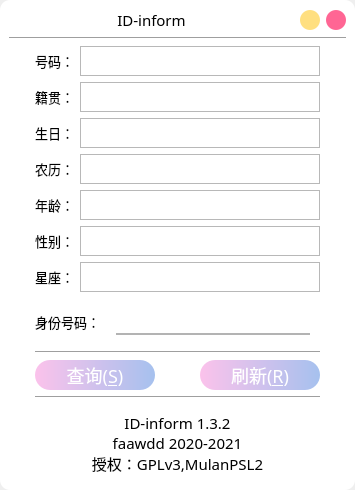
<?xml version="1.0" encoding="UTF-8"?>
<ui version="4.0">
 <class>MainWindow</class>
 <widget class="QMainWindow" name="MainWindow">
  <property name="enabled">
   <bool>true</bool>
  </property>
  <property name="geometry">
   <rect>
    <x>0</x>
    <y>0</y>
    <width>355</width>
    <height>490</height>
   </rect>
  </property>
  <property name="minimumSize">
   <size>
    <width>355</width>
    <height>490</height>
   </size>
  </property>
  <property name="maximumSize">
   <size>
    <width>355</width>
    <height>490</height>
   </size>
  </property>
  <property name="font">
   <font>
    <family>微软雅黑</family>
   </font>
  </property>
  <property name="acceptDrops">
   <bool>false</bool>
  </property>
  <property name="windowTitle">
   <string>身份号码信息查询程序-GUI</string>
  </property>
  <property name="autoFillBackground">
   <bool>false</bool>
  </property>
  <property name="styleSheet">
   <string notr="true">QLineEdit{
    border:0px;    
    margin:10px;
	margin-left:10px; 
	margin-right:10px;
    border-bottom: 2px solid #B3B3B3;
    font-family:'Microsoft YaHei';
    font-size:16px;
    }

QLineEdit:hover{
    border-bottom: 3px solid #66A3FF;
    }

QLineEdit:focus{
    border-bottom: 3px solid #E680BD;
    }

QWidget#centralwidget{
	background:white;
	border-radius:10px;
}</string>
  </property>
  <property name="animated">
   <bool>true</bool>
  </property>
  <property name="unifiedTitleAndToolBarOnMac">
   <bool>false</bool>
  </property>
  <widget class="QWidget" name="centralwidget">
   <layout class="QGridLayout" name="gridLayout">
    <item row="0" column="0">
     <layout class="QVBoxLayout" name="verticalLayout">
      <item>
       <layout class="QHBoxLayout" name="horizontalLayout_8">
        <item>
         <widget class="QLabel" name="label_7">
          <property name="font">
           <font>
            <family>微软雅黑</family>
            <pointsize>11</pointsize>
            <weight>50</weight>
            <bold>false</bold>
            <stylestrategy>PreferAntialias</stylestrategy>
           </font>
          </property>
          <property name="layoutDirection">
           <enum>Qt::LeftToRight</enum>
          </property>
          <property name="text">
           <string>ID-inform</string>
          </property>
          <property name="textFormat">
           <enum>Qt::AutoText</enum>
          </property>
          <property name="alignment">
           <set>Qt::AlignCenter</set>
          </property>
         </widget>
        </item>
        <item>
         <widget class="QPushButton" name="pushButton_3">
          <property name="minimumSize">
           <size>
            <width>20</width>
            <height>20</height>
           </size>
          </property>
          <property name="maximumSize">
           <size>
            <width>20</width>
            <height>20</height>
           </size>
          </property>
          <property name="styleSheet">
           <string notr="true">QPushButton
{
background:#FFDF80;
border-radius:10px;
}
QPushButton:hover
{
background:#FFC105;
}

</string>
          </property>
          <property name="text">
           <string/>
          </property>
         </widget>
        </item>
        <item>
         <widget class="QPushButton" name="pushButton_2">
          <property name="minimumSize">
           <size>
            <width>20</width>
            <height>20</height>
           </size>
          </property>
          <property name="maximumSize">
           <size>
            <width>20</width>
            <height>20</height>
           </size>
          </property>
          <property name="styleSheet">
           <string notr="true">QPushButton
{
background:#FF6694;
border-radius:10px;
}
QPushButton:hover
{
background:#FF0000;
}
</string>
          </property>
          <property name="text">
           <string/>
          </property>
         </widget>
        </item>
       </layout>
      </item>
      <item>
       <widget class="Line" name="line_3">
        <property name="orientation">
         <enum>Qt::Horizontal</enum>
        </property>
       </widget>
      </item>
     </layout>
    </item>
    <item row="1" column="0">
     <layout class="QHBoxLayout" name="horizontalLayout_11">
      <item>
       <spacer name="horizontalSpacer">
        <property name="orientation">
         <enum>Qt::Horizontal</enum>
        </property>
        <property name="sizeHint" stdset="0">
         <size>
          <width>17</width>
          <height>436</height>
         </size>
        </property>
       </spacer>
      </item>
      <item>
       <layout class="QVBoxLayout" name="verticalLayout_2">
        <item>
         <layout class="QHBoxLayout" name="horizontalLayout_7">
          <item>
           <widget class="QLabel" name="label_3">
            <property name="font">
             <font>
              <family>微软雅黑</family>
              <pointsize>10</pointsize>
             </font>
            </property>
            <property name="text">
             <string>号码：</string>
            </property>
           </widget>
          </item>
          <item>
           <widget class="QTextBrowser" name="textBrowser">
            <property name="minimumSize">
             <size>
              <width>10</width>
              <height>30</height>
             </size>
            </property>
            <property name="maximumSize">
             <size>
              <width>240</width>
              <height>30</height>
             </size>
            </property>
            <property name="font">
             <font>
              <family>微软雅黑</family>
              <pointsize>10</pointsize>
             </font>
            </property>
            <property name="openLinks">
             <bool>true</bool>
            </property>
           </widget>
          </item>
         </layout>
        </item>
        <item>
         <layout class="QHBoxLayout" name="horizontalLayout_6">
          <item>
           <widget class="QLabel" name="label_5">
            <property name="minimumSize">
             <size>
              <width>0</width>
              <height>0</height>
             </size>
            </property>
            <property name="maximumSize">
             <size>
              <width>10000</width>
              <height>16777215</height>
             </size>
            </property>
            <property name="font">
             <font>
              <family>微软雅黑</family>
              <pointsize>10</pointsize>
             </font>
            </property>
            <property name="text">
             <string>籍贯：</string>
            </property>
           </widget>
          </item>
          <item>
           <widget class="QTextBrowser" name="textBrowser_2">
            <property name="maximumSize">
             <size>
              <width>240</width>
              <height>30</height>
             </size>
            </property>
            <property name="font">
             <font>
              <family>微软雅黑</family>
              <pointsize>10</pointsize>
             </font>
            </property>
           </widget>
          </item>
         </layout>
        </item>
        <item>
         <layout class="QHBoxLayout" name="horizontalLayout_5">
          <item>
           <widget class="QLabel" name="label_6">
            <property name="font">
             <font>
              <family>微软雅黑</family>
              <pointsize>10</pointsize>
             </font>
            </property>
            <property name="text">
             <string>生日：</string>
            </property>
           </widget>
          </item>
          <item>
           <widget class="QTextBrowser" name="textBrowser_3">
            <property name="maximumSize">
             <size>
              <width>240</width>
              <height>30</height>
             </size>
            </property>
            <property name="font">
             <font>
              <family>微软雅黑</family>
              <pointsize>10</pointsize>
             </font>
            </property>
           </widget>
          </item>
         </layout>
        </item>
        <item>
         <layout class="QHBoxLayout" name="horizontalLayout_4">
          <item>
           <widget class="QLabel" name="label_15">
            <property name="font">
             <font>
              <family>微软雅黑</family>
              <pointsize>10</pointsize>
             </font>
            </property>
            <property name="text">
             <string>农历：</string>
            </property>
           </widget>
          </item>
          <item>
           <widget class="QTextBrowser" name="textBrowser_4">
            <property name="maximumSize">
             <size>
              <width>240</width>
              <height>30</height>
             </size>
            </property>
            <property name="font">
             <font>
              <family>微软雅黑</family>
              <pointsize>10</pointsize>
             </font>
            </property>
           </widget>
          </item>
         </layout>
        </item>
        <item>
         <layout class="QHBoxLayout" name="horizontalLayout_3">
          <item>
           <widget class="QLabel" name="label_10">
            <property name="font">
             <font>
              <family>微软雅黑</family>
              <pointsize>10</pointsize>
             </font>
            </property>
            <property name="text">
             <string>年龄：</string>
            </property>
           </widget>
          </item>
          <item>
           <widget class="QTextBrowser" name="textBrowser_5">
            <property name="maximumSize">
             <size>
              <width>240</width>
              <height>30</height>
             </size>
            </property>
            <property name="font">
             <font>
              <family>微软雅黑</family>
              <pointsize>10</pointsize>
             </font>
            </property>
           </widget>
          </item>
         </layout>
        </item>
        <item>
         <layout class="QHBoxLayout" name="horizontalLayout_2">
          <item>
           <widget class="QLabel" name="label_14">
            <property name="font">
             <font>
              <family>微软雅黑</family>
              <pointsize>10</pointsize>
             </font>
            </property>
            <property name="text">
             <string>性别：</string>
            </property>
           </widget>
          </item>
          <item>
           <widget class="QTextBrowser" name="textBrowser_6">
            <property name="maximumSize">
             <size>
              <width>240</width>
              <height>30</height>
             </size>
            </property>
            <property name="font">
             <font>
              <family>微软雅黑</family>
              <pointsize>10</pointsize>
             </font>
            </property>
           </widget>
          </item>
         </layout>
        </item>
        <item>
         <layout class="QHBoxLayout" name="horizontalLayout">
          <item>
           <widget class="QLabel" name="label_16">
            <property name="font">
             <font>
              <family>微软雅黑</family>
              <pointsize>10</pointsize>
             </font>
            </property>
            <property name="text">
             <string>星座：</string>
            </property>
           </widget>
          </item>
          <item>
           <widget class="QTextBrowser" name="textBrowser_7">
            <property name="maximumSize">
             <size>
              <width>240</width>
              <height>30</height>
             </size>
            </property>
            <property name="font">
             <font>
              <family>微软雅黑</family>
              <pointsize>10</pointsize>
             </font>
            </property>
           </widget>
          </item>
         </layout>
        </item>
        <item>
         <layout class="QHBoxLayout" name="horizontalLayout_9">
          <item>
           <widget class="QLabel" name="label">
            <property name="font">
             <font>
              <family>微软雅黑</family>
              <pointsize>10</pointsize>
             </font>
            </property>
            <property name="text">
             <string>身份号码：</string>
            </property>
           </widget>
          </item>
          <item>
           <widget class="QLineEdit" name="lineEdit">
            <property name="font">
             <font>
              <family>Microsoft YaHei</family>
              <pointsize>-1</pointsize>
              <weight>75</weight>
              <bold>true</bold>
             </font>
            </property>
           </widget>
          </item>
         </layout>
        </item>
        <item>
         <widget class="Line" name="line_2">
          <property name="font">
           <font>
            <family>微软雅黑</family>
           </font>
          </property>
          <property name="orientation">
           <enum>Qt::Horizontal</enum>
          </property>
         </widget>
        </item>
        <item>
         <layout class="QHBoxLayout" name="horizontalLayout_10">
          <item>
           <widget class="QPushButton" name="pushButton">
            <property name="minimumSize">
             <size>
              <width>120</width>
              <height>30</height>
             </size>
            </property>
            <property name="maximumSize">
             <size>
              <width>200</width>
              <height>16777215</height>
             </size>
            </property>
            <property name="font">
             <font>
              <family>Microsoft YaHei</family>
              <pointsize>-1</pointsize>
             </font>
            </property>
            <property name="cursor">
             <cursorShape>ArrowCursor</cursorShape>
            </property>
            <property name="styleSheet">
             <string notr="true">QPushButton{
    border:0px;
    height:30px;
    border-radius:15px;
    font-family:'Microsoft YaHei';
    font-size:18px;
	color:white;
    background-color:qlineargradient(spread:pad, x1:0, y1:0, x2:1, y2:0, stop:0 #fbc2eb, stop:1 #a6c1ee);
    }

 QPushButton:hover{
     background-color:qlineargradient(spread:pad, x1:0, y1:0, x2:1, y2:0, stop:0 #ffd2f0, stop:1 #b0cbf8);
 }
 
 QPushButton:pressed{
     background-color:qlineargradient(spread:pad, x1:0, y1:0, x2:1, y2:0, stop:0 #e1aad2, stop:1 #92adda);
     }</string>
            </property>
            <property name="text">
             <string>查询(&amp;S)</string>
            </property>
           </widget>
          </item>
          <item>
           <spacer name="horizontalSpacer_3">
            <property name="orientation">
             <enum>Qt::Horizontal</enum>
            </property>
            <property name="sizeHint" stdset="0">
             <size>
              <width>20</width>
              <height>20</height>
             </size>
            </property>
           </spacer>
          </item>
          <item>
           <widget class="QPushButton" name="pushButton2">
            <property name="minimumSize">
             <size>
              <width>120</width>
              <height>30</height>
             </size>
            </property>
            <property name="maximumSize">
             <size>
              <width>200</width>
              <height>16777215</height>
             </size>
            </property>
            <property name="font">
             <font>
              <family>Microsoft YaHei</family>
              <pointsize>-1</pointsize>
             </font>
            </property>
            <property name="cursor">
             <cursorShape>ArrowCursor</cursorShape>
            </property>
            <property name="styleSheet">
             <string notr="true">QPushButton{
    border:0px;
    height:30px;
    border-radius:15px;
    font-family:'Microsoft YaHei';
    font-size:18px;
	color:white;
    background-color:qlineargradient(spread:pad, x1:0, y1:0, x2:1, y2:0, stop:0 #fbc2eb, stop:1 #a6c1ee);
    }

 QPushButton:hover{
     background-color:qlineargradient(spread:pad, x1:0, y1:0, x2:1, y2:0, stop:0 #ffd2f0, stop:1 #b0cbf8);
 }
 
 QPushButton:pressed{
     background-color:qlineargradient(spread:pad, x1:0, y1:0, x2:1, y2:0, stop:0 #e1aad2, stop:1 #92adda);
     }</string>
            </property>
            <property name="text">
             <string>刷新(&amp;R)</string>
            </property>
           </widget>
          </item>
         </layout>
        </item>
        <item>
         <widget class="Line" name="line">
          <property name="font">
           <font>
            <family>微软雅黑</family>
           </font>
          </property>
          <property name="orientation">
           <enum>Qt::Horizontal</enum>
          </property>
         </widget>
        </item>
        <item>
         <widget class="QLabel" name="label_2">
          <property name="font">
           <font>
            <family>微软雅黑</family>
            <pointsize>11</pointsize>
           </font>
          </property>
          <property name="text">
           <string>ID-inform 1.3.2
faawdd 2020-2021
授权：GPLv3,MulanPSL2</string>
          </property>
          <property name="alignment">
           <set>Qt::AlignCenter</set>
          </property>
         </widget>
        </item>
       </layout>
      </item>
      <item>
       <spacer name="horizontalSpacer_2">
        <property name="orientation">
         <enum>Qt::Horizontal</enum>
        </property>
        <property name="sizeHint" stdset="0">
         <size>
          <width>17</width>
          <height>436</height>
         </size>
        </property>
       </spacer>
      </item>
     </layout>
    </item>
   </layout>
  </widget>
  <action name="exit_action">
   <property name="text">
    <string>退出(&amp;E)</string>
   </property>
  </action>
  <action name="about_action">
   <property name="text">
    <string>关于(&amp;A)</string>
   </property>
  </action>
 </widget>
 <resources/>
 <connections>
  <connection>
   <sender>pushButton2</sender>
   <signal>clicked()</signal>
   <receiver>textBrowser</receiver>
   <slot>clear()</slot>
   <hints>
    <hint type="sourcelabel">
     <x>353</x>
     <y>403</y>
    </hint>
    <hint type="destinationlabel">
     <x>174</x>
     <y>48</y>
    </hint>
   </hints>
  </connection>
  <connection>
   <sender>pushButton2</sender>
   <signal>clicked()</signal>
   <receiver>lineEdit</receiver>
   <slot>clear()</slot>
   <hints>
    <hint type="sourcelabel">
     <x>353</x>
     <y>403</y>
    </hint>
    <hint type="destinationlabel">
     <x>353</x>
     <y>356</y>
    </hint>
   </hints>
  </connection>
  <connection>
   <sender>pushButton_2</sender>
   <signal>clicked()</signal>
   <receiver>MainWindow</receiver>
   <slot>close()</slot>
   <hints>
    <hint type="sourcelabel">
     <x>352</x>
     <y>31</y>
    </hint>
    <hint type="destinationlabel">
     <x>434</x>
     <y>22</y>
    </hint>
   </hints>
  </connection>
  <connection>
   <sender>pushButton2</sender>
   <signal>clicked()</signal>
   <receiver>textBrowser_7</receiver>
   <slot>clear()</slot>
   <hints>
    <hint type="sourcelabel">
     <x>258</x>
     <y>381</y>
    </hint>
    <hint type="destinationlabel">
     <x>219</x>
     <y>278</y>
    </hint>
   </hints>
  </connection>
  <connection>
   <sender>pushButton2</sender>
   <signal>clicked()</signal>
   <receiver>textBrowser_6</receiver>
   <slot>clear()</slot>
   <hints>
    <hint type="sourcelabel">
     <x>306</x>
     <y>389</y>
    </hint>
    <hint type="destinationlabel">
     <x>255</x>
     <y>244</y>
    </hint>
   </hints>
  </connection>
  <connection>
   <sender>pushButton2</sender>
   <signal>clicked()</signal>
   <receiver>textBrowser_5</receiver>
   <slot>clear()</slot>
   <hints>
    <hint type="sourcelabel">
     <x>283</x>
     <y>388</y>
    </hint>
    <hint type="destinationlabel">
     <x>210</x>
     <y>210</y>
    </hint>
   </hints>
  </connection>
  <connection>
   <sender>pushButton2</sender>
   <signal>clicked()</signal>
   <receiver>textBrowser_4</receiver>
   <slot>clear()</slot>
   <hints>
    <hint type="sourcelabel">
     <x>313</x>
     <y>386</y>
    </hint>
    <hint type="destinationlabel">
     <x>223</x>
     <y>177</y>
    </hint>
   </hints>
  </connection>
  <connection>
   <sender>pushButton2</sender>
   <signal>clicked()</signal>
   <receiver>textBrowser_3</receiver>
   <slot>clear()</slot>
   <hints>
    <hint type="sourcelabel">
     <x>314</x>
     <y>379</y>
    </hint>
    <hint type="destinationlabel">
     <x>210</x>
     <y>146</y>
    </hint>
   </hints>
  </connection>
  <connection>
   <sender>pushButton2</sender>
   <signal>clicked()</signal>
   <receiver>textBrowser_2</receiver>
   <slot>clear()</slot>
   <hints>
    <hint type="sourcelabel">
     <x>317</x>
     <y>393</y>
    </hint>
    <hint type="destinationlabel">
     <x>248</x>
     <y>96</y>
    </hint>
   </hints>
  </connection>
  <connection>
   <sender>pushButton_3</sender>
   <signal>clicked()</signal>
   <receiver>MainWindow</receiver>
   <slot>showMinimized()</slot>
   <hints>
    <hint type="sourcelabel">
     <x>311</x>
     <y>30</y>
    </hint>
    <hint type="destinationlabel">
     <x>205</x>
     <y>15</y>
    </hint>
   </hints>
  </connection>
 </connections>
</ui>
